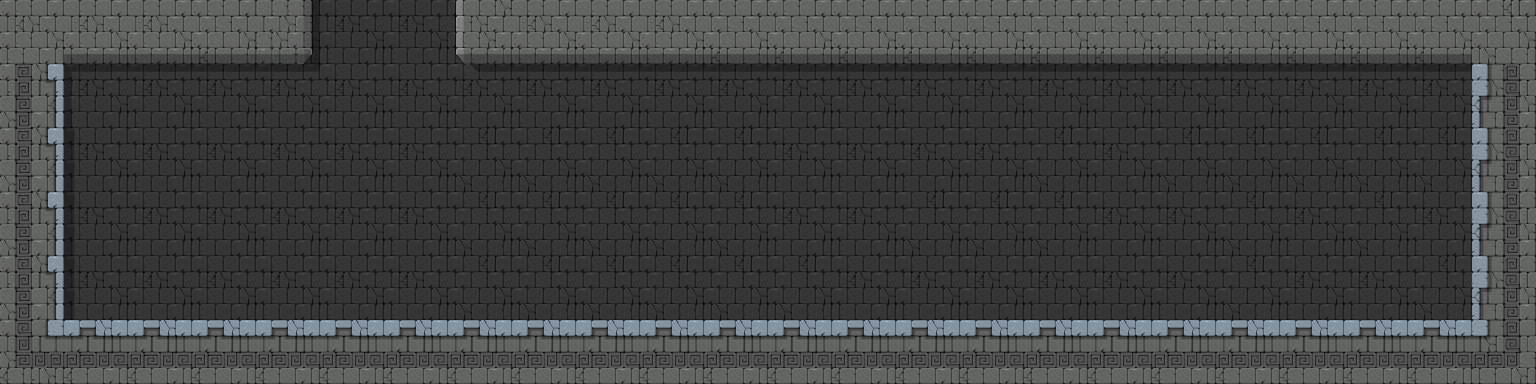

This game map was drawn from its Tiled (.tmx) file and the tilesets committed beside it. A one-line description and the trimmed map source follow:
An orthogonal 24x6 tile map with 64x64 px tiles, 4 tile layers (background, foreground, objects, mainlayer) and 6 objects (OnSidePlatform).

<map version="1.0" orientation="orthogonal" width="24" height="6" tilewidth="64" tileheight="64">
 <properties>
  <property name="physicsGravityY" value="-9.81" />
  <property name="physicsSimulationSpeed" value="1.0" />
  <property name="restrictScrollingToMapBoundary" value="YES" />
 </properties>
 <tileset firstgid="1" name="Tileset_Geometry_16x16_256" tilewidth="64" tileheight="64">
  <image source="Tileset_64x64.png" width="512" height="576" />
 </tileset>
 <layer name="background" width="24" height="6">
  <data>[144 cells, 110 non-empty, 7 distinct tile ids]</data>
 </layer>
 <layer name="foreground" width="24" height="6">
  <data>[144 cells, 54 non-empty, 11 distinct tile ids]</data>
 </layer>
 <layer name="objects" width="24" height="6">
  <data>[144 cells, 0 non-empty, 0 distinct tile ids]</data>
 </layer>
 <layer name="mainlayer" width="24" height="6">
  <data>[144 cells, 0 non-empty, 0 distinct tile ids]</data>
 </layer>
 <objectgroup color="#5858a4" draworder="topdown" name="collisions" width="24" height="6">
  <object x="0" y="0" width="320" height="64" />
  <object x="0" y="64" width="64" height="256" />
  <object x="1472" y="64" width="64" height="256" />
  <object x="0" y="320" width="1536" height="64" />
  <object x="448" y="0" width="1088" height="64" />
 </objectgroup>
 <objectgroup draworder="topdown" name="game objects" width="24" height="6">
  <object name="OnSidePlatform1" type="OnSidePlatform" x="320" y="128" width="127" height="5" />
 </objectgroup>
</map>
